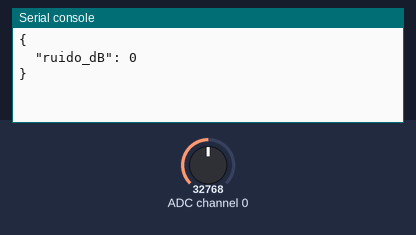
Bench run of a program on a simulated CircuitPython board. On the bench: the last lines printed to the serial console. The inputs (shaded band) are chosen by the test bench; at power-on: ADC channel 0 = 32768 (analog values on the 0–65535 scale). The clock reads 2024-03-15 10:24:30 at power-on unless the program sets it.

Above: at 1.2 s.
1.3 s: ADC channel 0 set to 45874
At 2.6 s:
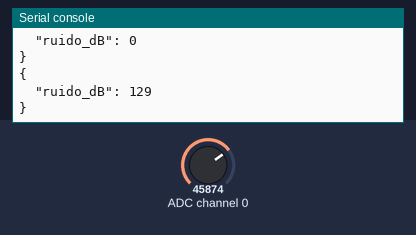
2.8 s: ADC channel 0 set to 57670
At 3.8 s:
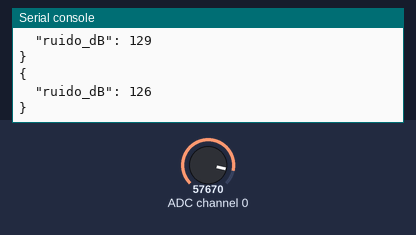
Timing chart, 0 to 5.8 s (numbered marks = the images above; inputs shaded):
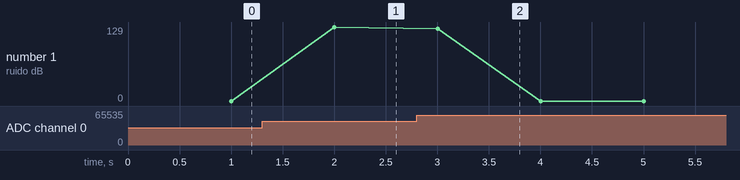

The program:

leerruido.py
```python
import time
import board
import busio
import math
import json
from adafruit_ads1x15.ads1115 import ADS1115
from adafruit_ads1x15.analog_in import AnalogIn
import adafruit_ads1x15.ads1115 as ADS

i2c = busio.I2C(board.SCL, board.SDA)
adc = ADS1115(i2c)
adc.gain = 1  # ±4.096V
canal = AnalogIn(adc, 0)

def get_ruido():
    DURACION = 0.7  # segundos para medir
    VOLT_REF = 1e-6  # voltaje de referencia para dB
    OFFSET_DB = 35   # offset de calibración

    muestras = []
    inicio = time.time()
    while (time.time() - inicio) < DURACION:
        valor = canal.value
        muestras.append(valor)

    if not muestras:
        return 0

    promedio = sum(muestras) / len(muestras)
    sin_offset = [x - promedio for x in muestras]
    cuadrado = [x ** 2 for x in sin_offset]
    rms_raw = math.sqrt(sum(cuadrado) / len(cuadrado))
    volt_rms = canal.voltage * (rms_raw / promedio) if promedio != 0 else 0

    if volt_rms <= 0:
        dB = 0
    else:
        dB = 20 * math.log10(volt_rms / VOLT_REF) - OFFSET_DB
        factor = math.log10(rms_raw + 1)
        dB += 15 * factor

    dB = max(0, dB)

    return int(round(dB))
if __name__ == "__main__":
    try:
        while True:
            ruido = get_ruido()
            print(json.dumps({"ruido_dB": ruido}, indent=2))
    except KeyboardInterrupt:
        print("\nLectura interrumpida.")
    except Exception as e:
        print("Error al leer ruido:", str(e))
```

Measured:
- after the input at 1.3 s, the serial console: prints a new line after 0.70 s (image 1)
- after the input at 2.8 s, the serial console: prints a new line after 0.20 s (image 2)
- plotted number 1: 0 → 129 after the input at 1.3 s
